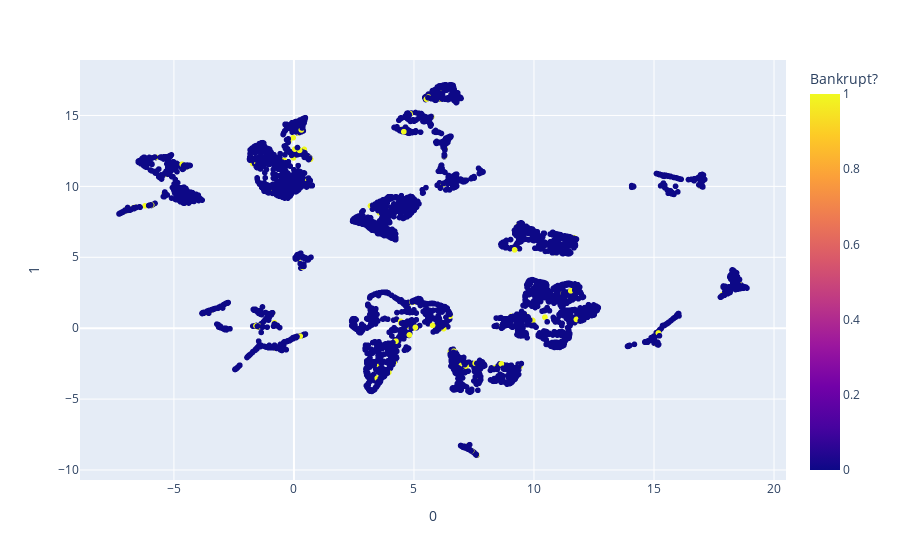
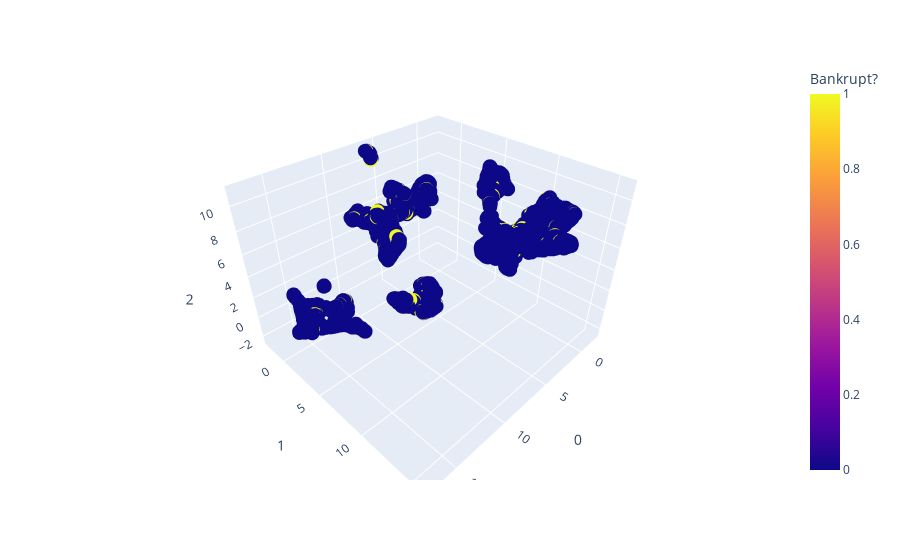

Notebook code cell kept with these figures, in order:
### Code cell
fig_2d = px.scatter(
    proj_2d, x=0, y=1,
    color=df['Bankrupt?'], labels={'color': 'Bankrupt?'}
)

fig_3d = px.scatter_3d(
    proj_3d, x=0, y=1, z=2,
    color=df['Bankrupt?'], labels={'color': 'Bankrupt?'}
)
fig_3d.update_traces(marker_size=5)

fig_2d.show()
fig_3d.show()

### Figure 1 — Plotly figure (JSON) as saved in the notebook; plotly's stock layout.template omitted (floating-point values rounded to 4 significant figures; data arrays with more than 128 entries replaced by an {"elided": "..."} marker saying what was removed)
{"data": [{"hovertemplate": "0=%{x}<br>1=%{y}<br>Bankrupt?=%{marker.color}<extra></extra>", "legendgroup": "", "marker": {"color": {"elided": "6819 int values"}, "coloraxis": "coloraxis", "symbol": "circle"}, "mode": "markers", "name": "", "showlegend": false, "type": "scattergl", "x": {"elided": "6819 float values"}, "xaxis": "x", "y": {"elided": "6819 float values"}, "yaxis": "y"}], "layout": {"coloraxis": {"colorbar": {"title": {"text": "Bankrupt?"}}, "colorscale": [[0, "#0d0887"], [0.1111, "#46039f"], [0.2222, "#7201a8"], [0.3333, "#9c179e"], [0.4444, "#bd3786"], [0.5556, "#d8576b"], [0.6667, "#ed7953"], [0.7778, "#fb9f3a"], [0.8889, "#fdca26"], [1, "#f0f921"]]}, "legend": {"tracegroupgap": 0}, "margin": {"t": 60}, "xaxis": {"anchor": "y", "domain": [0, 1], "title": {"text": "0"}}, "yaxis": {"anchor": "x", "domain": [0, 1], "title": {"text": "1"}}}}

### Figure 2 — Plotly figure (JSON) as saved in the notebook; plotly's stock layout.template omitted (floating-point values rounded to 4 significant figures; data arrays with more than 128 entries replaced by an {"elided": "..."} marker saying what was removed)
{"data": [{"hovertemplate": "0=%{x}<br>1=%{y}<br>2=%{z}<br>Bankrupt?=%{marker.color}<extra></extra>", "legendgroup": "", "marker": {"color": {"elided": "6819 int values"}, "coloraxis": "coloraxis", "size": 5, "symbol": "circle"}, "mode": "markers", "name": "", "scene": "scene", "showlegend": false, "type": "scatter3d", "x": {"elided": "6819 float values"}, "y": {"elided": "6819 float values"}, "z": {"elided": "6819 float values"}}], "layout": {"coloraxis": {"colorbar": {"title": {"text": "Bankrupt?"}}, "colorscale": [[0, "#0d0887"], [0.1111, "#46039f"], [0.2222, "#7201a8"], [0.3333, "#9c179e"], [0.4444, "#bd3786"], [0.5556, "#d8576b"], [0.6667, "#ed7953"], [0.7778, "#fb9f3a"], [0.8889, "#fdca26"], [1, "#f0f921"]]}, "legend": {"tracegroupgap": 0}, "margin": {"t": 60}, "scene": {"domain": {"x": [0, 1], "y": [0, 1]}, "xaxis": {"title": {"text": "0"}}, "yaxis": {"title": {"text": "1"}}, "zaxis": {"title": {"text": "2"}}}}}
